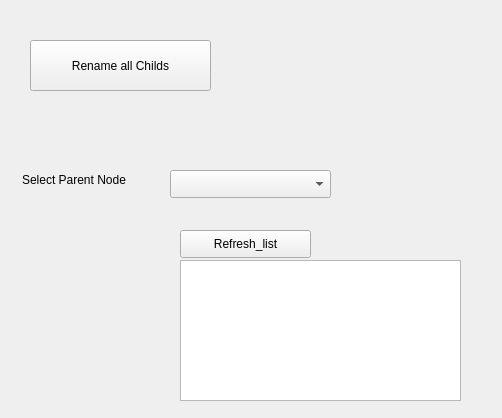
<?xml version="1.0" encoding="UTF-8"?>
<ui version="4.0">
 <class>MainWindow</class>
 <widget class="QMainWindow" name="MainWindow">
  <property name="windowModality">
   <enum>Qt::WindowModal</enum>
  </property>
  <property name="geometry">
   <rect>
    <x>0</x>
    <y>0</y>
    <width>502</width>
    <height>418</height>
   </rect>
  </property>
  <property name="windowTitle">
   <string>Houdini_Child_renamer</string>
  </property>
  <property name="windowOpacity">
   <double>1.000000000000000</double>
  </property>
  <widget class="QWidget" name="centralwidget">
   <widget class="QLabel" name="label">
    <property name="geometry">
     <rect>
      <x>22</x>
      <y>170</y>
      <width>161</width>
      <height>20</height>
     </rect>
    </property>
    <property name="text">
     <string>Select Parent Node</string>
    </property>
   </widget>
   <widget class="QPushButton" name="rename_btn">
    <property name="geometry">
     <rect>
      <x>30</x>
      <y>40</y>
      <width>181</width>
      <height>51</height>
     </rect>
    </property>
    <property name="sizePolicy">
     <sizepolicy hsizetype="Expanding" vsizetype="Expanding">
      <horstretch>0</horstretch>
      <verstretch>0</verstretch>
     </sizepolicy>
    </property>
    <property name="maximumSize">
     <size>
      <width>200</width>
      <height>150</height>
     </size>
    </property>
    <property name="text">
     <string>Rename all Childs</string>
    </property>
   </widget>
   <widget class="QListWidget" name="child_listWidget">
    <property name="geometry">
     <rect>
      <x>180</x>
      <y>260</y>
      <width>281</width>
      <height>141</height>
     </rect>
    </property>
   </widget>
   <widget class="QComboBox" name="parent_comboBox">
    <property name="geometry">
     <rect>
      <x>170</x>
      <y>170</y>
      <width>161</width>
      <height>28</height>
     </rect>
    </property>
   </widget>
   <widget class="QPushButton" name="refresh_btn">
    <property name="geometry">
     <rect>
      <x>180</x>
      <y>230</y>
      <width>131</width>
      <height>28</height>
     </rect>
    </property>
    <property name="sizePolicy">
     <sizepolicy hsizetype="Expanding" vsizetype="Expanding">
      <horstretch>0</horstretch>
      <verstretch>0</verstretch>
     </sizepolicy>
    </property>
    <property name="maximumSize">
     <size>
      <width>200</width>
      <height>150</height>
     </size>
    </property>
    <property name="text">
     <string>Refresh_list</string>
    </property>
   </widget>
  </widget>
 </widget>
 <resources/>
 <connections/>
</ui>
